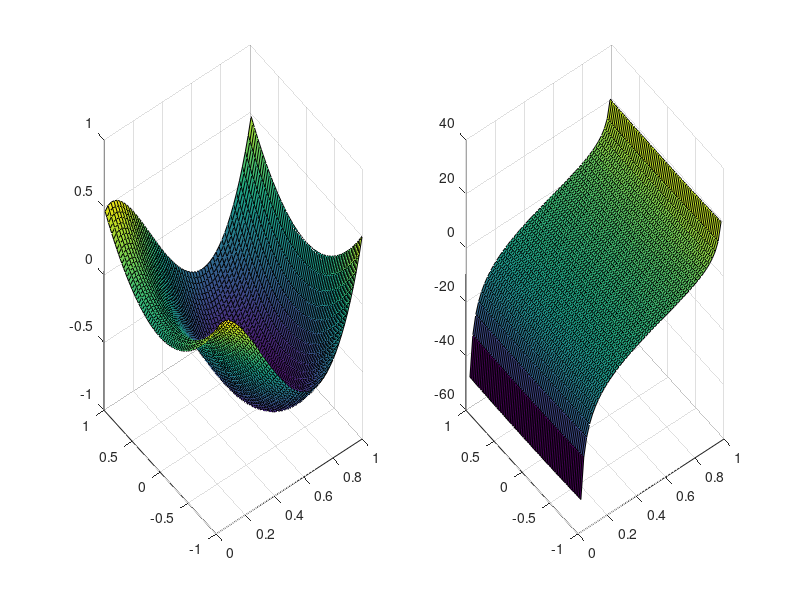

This chart was generated by the following MATLAB code:
function energy()
    [X,V] = meshgrid(0:0.02:1,-1:0.03:1);
    subplot(1, 2, 1)
    a = 0.6;
    Z = 0.5 * V .* V - 10 * X .* (1 - X) .* (0.7 * X.^(1-a) - 0.3 * (1-X).^(1-a));
    surf(X, V, Z)
    
    subplot(1, 2, 2)
    a = 2.5;
    Z = 0.5 * V .* V - 10 * X .* (1 - X) .* (0.7 * X.^(1-a) - 0.3 * (1-X).^(1-a));
    surf(X, V, Z)
end